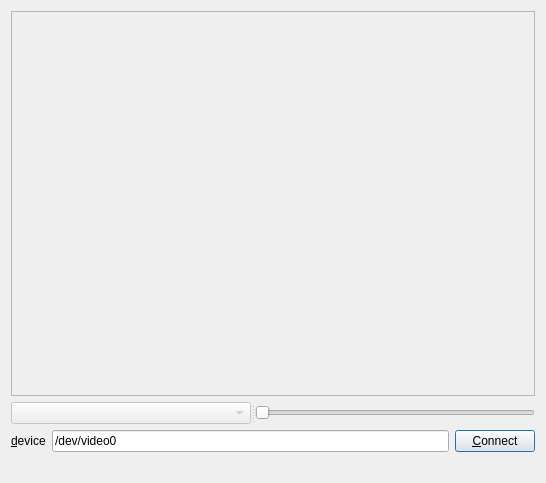
<?xml version="1.0" encoding="UTF-8"?>
<ui version="4.0">
 <class>WebcamWindow</class>
 <widget class="QDialog" name="WebcamWindow">
  <property name="geometry">
   <rect>
    <x>0</x>
    <y>0</y>
    <width>546</width>
    <height>483</height>
   </rect>
  </property>
  <property name="windowTitle">
   <string>Hornetseye/Qt4Ruby Webcam</string>
  </property>
  <layout class="QVBoxLayout" name="verticalLayout">
   <item>
    <widget class="QScrollArea" name="scrollArea">
     <property name="widgetResizable">
      <bool>true</bool>
     </property>
     <widget class="QWidget" name="scrollAreaWidgetContents">
      <property name="geometry">
       <rect>
        <x>0</x>
        <y>0</y>
        <width>532</width>
        <height>391</height>
       </rect>
      </property>
     </widget>
    </widget>
   </item>
   <item>
    <widget class="QSplitter" name="splitter">
     <property name="orientation">
      <enum>Qt::Horizontal</enum>
     </property>
     <widget class="QComboBox" name="featureCombo">
      <property name="enabled">
       <bool>false</bool>
      </property>
     </widget>
     <widget class="QSlider" name="featureSlider">
      <property name="enabled">
       <bool>false</bool>
      </property>
      <property name="orientation">
       <enum>Qt::Horizontal</enum>
      </property>
     </widget>
    </widget>
   </item>
   <item>
    <layout class="QHBoxLayout">
     <property name="spacing">
      <number>6</number>
     </property>
     <property name="margin">
      <number>0</number>
     </property>
     <item>
      <widget class="QLabel" name="deviceLabel">
       <property name="text">
        <string>&amp;device</string>
       </property>
       <property name="buddy">
        <cstring>deviceEdit</cstring>
       </property>
      </widget>
     </item>
     <item>
      <widget class="QLineEdit" name="deviceEdit">
       <property name="text">
        <string>/dev/video0</string>
       </property>
      </widget>
     </item>
     <item>
      <widget class="QPushButton" name="connectButton">
       <property name="text">
        <string>&amp;Connect</string>
       </property>
       <property name="checkable">
        <bool>true</bool>
       </property>
      </widget>
     </item>
    </layout>
   </item>
   <item>
    <widget class="QLabel" name="errorLabel">
     <property name="palette">
      <palette>
       <active>
        <colorrole role="WindowText">
         <brush brushstyle="SolidPattern">
          <color alpha="255">
           <red>170</red>
           <green>0</green>
           <blue>0</blue>
          </color>
         </brush>
        </colorrole>
       </active>
       <inactive>
        <colorrole role="WindowText">
         <brush brushstyle="SolidPattern">
          <color alpha="255">
           <red>170</red>
           <green>0</green>
           <blue>0</blue>
          </color>
         </brush>
        </colorrole>
       </inactive>
       <disabled>
        <colorrole role="WindowText">
         <brush brushstyle="SolidPattern">
          <color alpha="255">
           <red>119</red>
           <green>119</green>
           <blue>119</blue>
          </color>
         </brush>
        </colorrole>
       </disabled>
      </palette>
     </property>
     <property name="text">
      <string/>
     </property>
    </widget>
   </item>
  </layout>
 </widget>
 <resources/>
 <connections/>
</ui>
